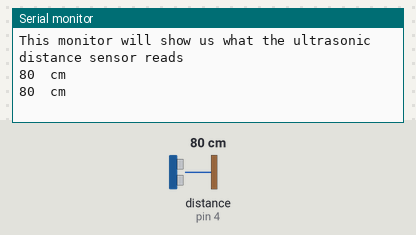
This sketch was run on a simulated Arduino Uno, built with avr-gcc and run on an emulated ATmega328P. Shown: the last lines printed to the serial monitor. Wiring (inferred from the names in the program): ultrasonic range finder: trigger pin 7; echo pin 4. Inputs (shaded band) come from the test bench; at power-on: distance to the obstacle (sensor on pin 4) 80 cm. The echo pulse lasts 58.3 µs per cm.

Above: at 1.8 s.
1.9 s: distance to the obstacle (sensor on pin 4) set to 18 cm
At 2.8 s:
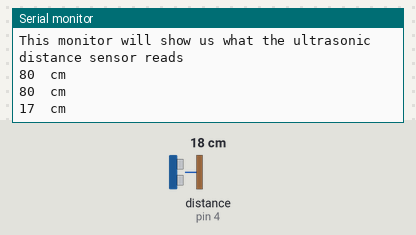
3.4 s: distance to the obstacle (sensor on pin 4) set to 14 cm
At 4.7 s:
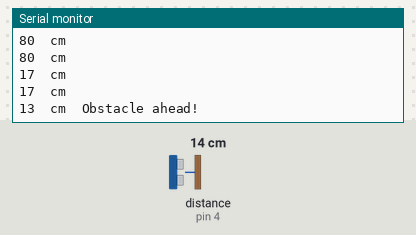

Measured:
- the behaviour switches between 16 and 15 cm on distance to the obstacle (sensor on pin 4) (found by bisection; images 1 and 2)
- after the input at 1.9 s, the serial monitor: prints a new line after 0.12 s (image 1)
- after the input at 3.4 s, the serial monitor: prints a new line after 0.63 s (image 2)

The sketch:

Arduino_Robot_Ultrasonic_Distance_Sensor.ino
```cpp
/*  <--- Arduino Ultrasonic Distance sensor --->
 *
 * This sketch shows how the Ultrasonic Distance sensor
 * works using the Serial Monitor.
 *
 * Components  used in this sketch
 * ----------
 *  - Arduino Uno
 *  - Breadboard
 *  - HC-SR04 Ultrasonic Distance Sensor
 *
 *  Libraries
 *  ---------
 *  - None
 *
 * Connections
 * -----------
 *  The schematic is shown in Chapter Two.
 *  This is not a standalone circuit.
 *
 * Other information
 * -----------------
 *  Always remember to plug in the Servo Motors batteries first and then the Arduino batteries.
 *
 *
 *  Created on February 7 2017 by Evangelos Chantzis
 *
 */

#define trigPin 7  //the trig pin from distance sensor
#define echoPin 4  //the echo pin from distance sensor

const int collisionThresh = 15; //threshold for obstacles (in cm
long duration; //time it takes to recieve PING))) signal

void setup()
{
  pinMode(trigPin, OUTPUT);
  pinMode(echoPin, INPUT);
  Serial.begin(9600);
  Serial.println("This monitor will show us what the ultrasonic distance sensor reads");
  Serial.println();
}

void loop(){
  int distance = ping();  //call the ping function to get the distance in front of the robot

  Serial.print(distance);
  Serial.print("  cm  ");
  if (distance < collisionThresh) {  //collision
    Serial.print("Obstacle ahead!");
  }
  delay(1000);
  Serial.println();
}

long ping()
{
  // Send out PING))) signal pulse
  digitalWrite(trigPin, LOW);
  delayMicroseconds(2);
  digitalWrite(trigPin, HIGH);
  delayMicroseconds(5);
  digitalWrite(trigPin, LOW);

  //Get duration it takes to receive echo
  duration = pulseIn(echoPin, HIGH);

  //Convert duration into distance
  return duration / 29 / 2;
}
```
